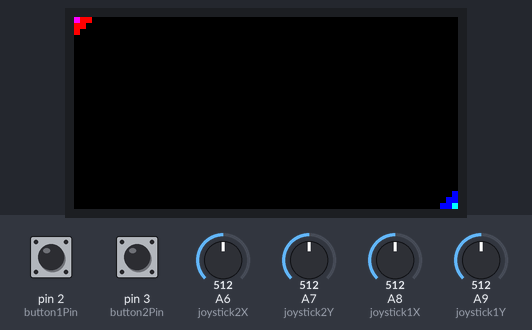
Simulated run of this sketch. Board: Arduino Mega 2560, built with avr-gcc and run on an emulated ATmega2560. Shown: 64×32 colour display. The test bench sets the inputs (shaded band); at power-on: A6 (joystick2X) = 512, A9 (joystick1Y) = 512, pin 2 (button1Pin) HIGH, pin 3 (button2Pin) HIGH, A7 (joystick2Y) = 512, A8 (joystick1X) = 512. Random numbers use the default seed unless the sketch sets one.

Above: at 1.2 s.
1.3 s: A6 (joystick2X) set to 402
At 2.9 s:
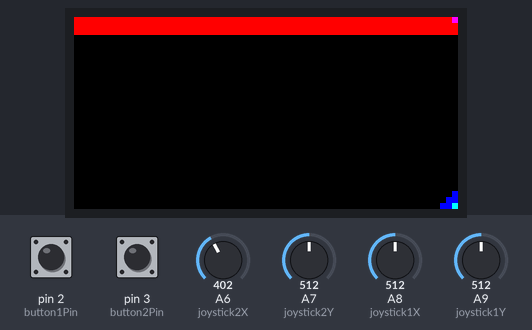
3.1 s: A9 (joystick1Y) set to 402
At 4.6 s:
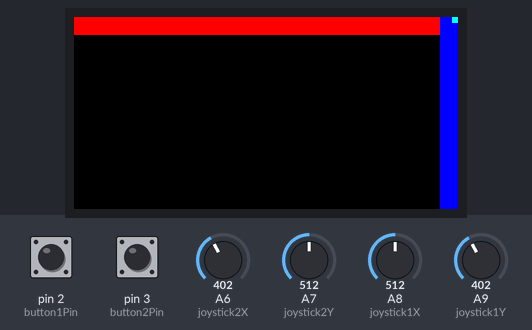
4.9 s: pin 2 (button1Pin) pulled LOW for 3.2 s
At 9.3 s:
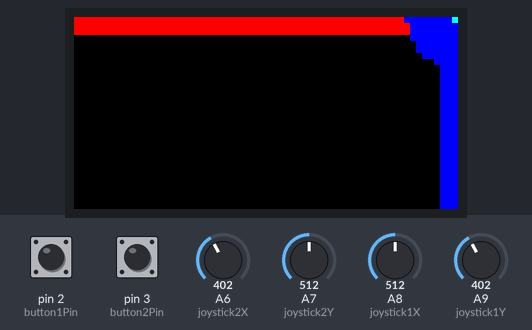
9.6 s: pin 3 (button2Pin) pulled LOW for 0.15 s
At 10.6 s:
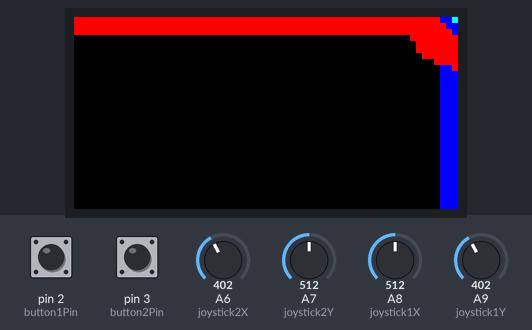
Timing chart, 0 to 12.3 s (numbered marks = the images above; inputs shaded):
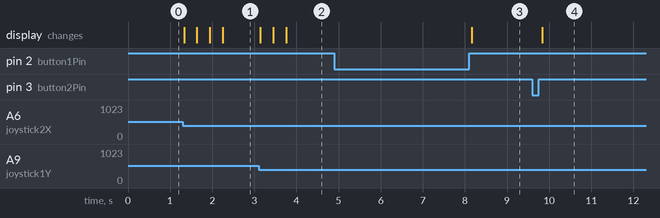

Measured:
- after the input at 3.1 s, the display: first changes at once (image 2 shows a later state)
- after the input at 4.9 s, the display: changes after 3.3 s (image 3)
- after the input at 9.6 s, the display: changes after 0.23 s (image 4)

The sketch:

SplatoonGame.ino
```cpp
/////////////////////////////////////////////////
// Splaton
// by: Jonathan Sherman and Andrew Halpern
//
////////////////////////////////////////////////////

// Control the board by getting most coloured land.
//Move up, down, right and left with the jotistick ND PUSH DOWN AND RELEASE FOR SPECIAL ABILITY
//Yellow dots mean speed, colour over them to get the speed boost
// List of parts:
// Aruidno mega, rgb matrix, two joysticks, lots of wires, box, tape, glue, cords
//
//


#include <RGBmatrixPanel.h>
#include <Bounce2.h>
#include <Adafruit_GFX.h>

// LED display Pins
#define CLK 11
#define OE 9
#define LAT 10
#define A A0
#define B A1
#define C A2
#define D A3

RGBmatrixPanel matrix(A, B, C, D, CLK, LAT, OE, false, 64);

// Joystick and Button Pins
int joystick1X = A8;
int joystick1Y = A9;
int button1Pin = 2;
int joystick2X = A6;
int joystick2Y = A7;
int button2Pin = 3;

#define DEAD_ZONE 100

Bounce2::Button button1, button2;

// Game Dimensions and Timing
#define MATRIX_WIDTH 64
#define MATRIX_HEIGHT 32
#define GAME_TIME 60000        // 1 minutes game time
#define ABILITY_COOLDOWN 8000  // 10 seconds cooldown for ability

// Players
int player1X = 0, player1Y = 0;
int player2X = MATRIX_WIDTH - 1, player2Y = MATRIX_HEIGHT - 1;
int x1, y1, x2, y2;

// Special Ability Timers
long player1AbilityLastUsed = 0;
long player2AbilityLastUsed = 0;
long powerupCoolDown = 0;

bool ability = false;
bool ability2 = false;
int abilityUsed = 0;
// Grid and Colors
int grid[MATRIX_WIDTH][MATRIX_HEIGHT] = { 0 };

int player1Color = matrix.Color333(255, 0, 0);       // Red
int player2Color = matrix.Color333(0, 0, 255);       // Blue
int player1Position = matrix.Color333(255, 0, 255);  // color for Player 1 position
int player2Position = matrix.Color333(0, 255, 255);  // color for Player 2 position
int obstacleColor = matrix.Color333(255, 255, 0);    // Yellow for obstacles

// Game variables
long gameStartTime;
int player1Score = 0, player2Score = 0;
int speed = 1;
int speed2 = 1;

void setup() {
  matrix.begin();
  pinMode(button1Pin, INPUT_PULLUP);
  pinMode(button2Pin, INPUT_PULLUP);

  button1.attach(button2Pin);
  button2.attach(button1Pin);
  button1.interval(5);
  button2.interval(5);

  Serial.begin(9600);
  resetGrid();
  gameStartTime = millis();  // Start the timer
}

void loop() {
  button1.update();
  button2.update();

  handleInput();
  renderGrid();

  if (millis() - gameStartTime >= GAME_TIME) {
    calculateScores();
    displayWinner();
    while (true); // Infinitly pauses game
  }
}

void handleInput() {
  x1 = analogRead(joystick2X);
  y1 = analogRead(joystick2Y);
  x2 = analogRead(joystick1X);
  y2 = analogRead(joystick1Y);

  if (abs(x1 - 512) < DEAD_ZONE) x1 = 512;  // Dead zone because joyStick is too sensative
  if (abs(y1 - 512) < DEAD_ZONE) y1 = 512;

  if (abs(x2 - 512) < DEAD_ZONE) x2 = 512;
  if (abs(y2 - 512) < DEAD_ZONE) y2 = 512;

  // Player 1 Movement and Ability
  if (x1 > 612 && player1X > 0) player1X -= speed;
  else if (x1 < 412 && player1X < MATRIX_WIDTH - 1) player1X += speed;
  if (y1 > 612 && player1Y < MATRIX_HEIGHT - 1) player1Y += speed;
  else if (y1 < 412 && player1Y > 0) player1Y -= speed;

  // Player 2 Movement and Ability
  if (x2 > 612 && player2X > 0) player2X -= speed2;
  else if (x2 < 412 && player2X < MATRIX_WIDTH - 1) player2X += speed2;
  if (y2 > 612 && player2Y < MATRIX_HEIGHT - 1) player2Y += speed2;
  else if (y2 < 412 && player2Y > 0) player2Y -= speed2;

  paintAround(player1X, player1Y, 1, 2);
  paintAround(player2X, player2Y, 2, 2);

  if (millis() - powerupCoolDown > ABILITY_COOLDOWN * 2) {
    placeObstacles();
    powerupCoolDown = millis();
  }

  if (ability == true) {
    abilityUsed = millis();
    if (millis() - abilityUsed < 5000) {
      speed = 2;
    }

    else {
      speed = 1;
      ability = false;
    }
  }

  if (ability2 == true) {
    abilityUsed = millis();
    if (millis() - abilityUsed < 5000) {
      speed2 = 2;
    }

    else {
      speed2 = 1;
      ability2 = false;
    }
  }

  if (button1.pressed() && millis() - player1AbilityLastUsed > ABILITY_COOLDOWN) {
    activateAbility(player1X, player1Y, 1);
    player1AbilityLastUsed = millis();
  }
  if (button2.pressed() && millis() - player2AbilityLastUsed > ABILITY_COOLDOWN) {
    activateAbility(player2X, player2Y, 2);
    player2AbilityLastUsed = millis();
  }

  grid[player1X][player1Y] = 1;
  grid[player2X][player2Y] = 2;
}

void paintAround(int x, int y, int playerNumber, int radius) {
  int rSquared = radius * radius;
  for (int i = -radius; i <= radius; i++) {
    for (int j = -radius; j <= radius; j++) {
      if (i * i + j * j <= rSquared) {
        int newX = x + i;
        int newY = y + j;
        if (newX >= 0 && newX < MATRIX_WIDTH && newY >= 0 && newY < MATRIX_HEIGHT && grid[newX][newY] != 3) {
          grid[newX][newY] = playerNumber;
        } else if (newX >= 0 && newX < MATRIX_WIDTH && newY >= 0 && newY < MATRIX_HEIGHT && grid[newX][newY] == 3) {
          grid[newX][newY] = playerNumber;
          if (playerNumber == 1) ability = true;
          else if (playerNumber == 2) ability2 = true;
        }
      }
    }
  }
}

void activateAbility(int x, int y, int playerNumber) {
  int radius = 8;
  paintAround(x, y, playerNumber, radius);
}

void resetGrid() {
  for (int x = 0; x < MATRIX_WIDTH; x++) {
    for (int y = 0; y < MATRIX_HEIGHT; y++) {
      grid[x][y] = 0;
    }
  }
}

void placeObstacles() {
  int obsX = random(0, MATRIX_WIDTH);
  int obsY = random(0, MATRIX_HEIGHT);
  if (obsX != player1X && obsX != player2X && obsY != player1Y && obsY != player2Y) {
    paintAround(obsX, obsY, 3, 1);
  }
}

void calculateScores() {
  player1Score = 0;
  player2Score = 0;
  for (int x = 0; x < MATRIX_WIDTH; x++) {
    for (int y = 0; y < MATRIX_HEIGHT; y++) {
      if (grid[x][y] == 1) player1Score++;
      if (grid[x][y] == 2) player2Score++;
    }
  }
}

void displayWinner() {
  Serial.println("Game Over!");
  Serial.print("Player 1 Score: ");
  Serial.println(player1Score);
  Serial.print("Player 2 Score: ");
  Serial.println(player2Score);
  if (player1Score > player2Score) {
    Serial.println("Player 1 Wins!");
  } else if (player2Score > player1Score) {
    Serial.println("Player 2 Wins!");
  } else {
    Serial.println("It's a Tie!");
  }
}

void renderGrid() {
  for (int x = 0; x < MATRIX_WIDTH; x++) {
    for (int y = 0; y < MATRIX_HEIGHT; y++) {
      if (grid[x][y] == 1) matrix.drawPixel(x, y, player1Color);
      else if (grid[x][y] == 2) matrix.drawPixel(x, y, player2Color);
      else if (grid[x][y] == 3) matrix.drawPixel(x, y, obstacleColor);
    }
  }
  matrix.drawPixel(player1X, player1Y, player1Position);
  matrix.drawPixel(player2X, player2Y, player2Position);
}
```
